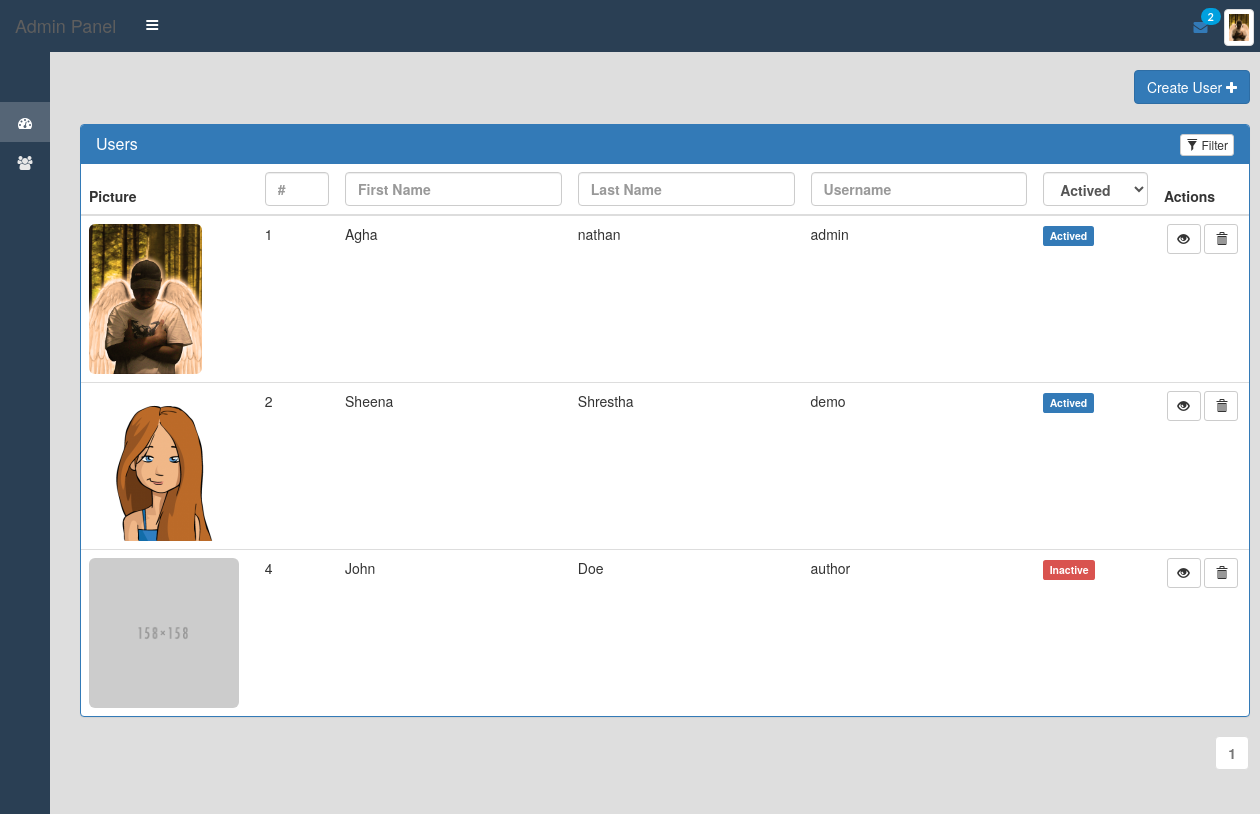
The page /page.php?page=users (signed in) on the database its author committed.
### tables this page shows
CREATE TABLE IF NOT EXISTS `users` (
  `id` int(11) NOT NULL AUTO_INCREMENT,
  `username` varchar(50) NOT NULL,
  `password` varchar(50) NOT NULL,
  `firstname` varchar(100) NOT NULL,
  `lastname` varchar(100) NOT NULL,
  `status` varchar(100) NOT NULL,
  `picture` varchar(100) NOT NULL,
  `department` varchar(100) NOT NULL,
  `hiredate` date NOT NULL,
  `birthdate` date NOT NULL,
  `gender` varchar(10) NOT NULL,
  `address` text NOT NULL,
  `email` varchar(100) NOT NULL,
  `phone` varchar(50) NOT NULL,
  PRIMARY KEY (`id`)
);

### pages/pagging.php (called while the page is built)
<?php
	$query = mysqli_query($con,"SELECT COUNT(*) jumData from users");
	$data = mysqli_fetch_array($query);
	$jumlahData = $data["jumData"];
	$dataperPage = 5;
	if(isset($_GET['hal'])) {
		$noPage= $_GET['hal'];
	} else {
		$noPage=1;
	}
	$offset = ($noPage-1)*$dataperPage;
?>

### pages/users.php (the view, shortened to what this page needs)
<?php
@include "./config/config.inc.php";
?>
<div class="container">
	<div class="row">
		<div class="pull-right" style="padding-bottom: 20px">
			<a data-toggle="modal" data-target="#usuario" href="#" class="btn btn-primary">Create User <i class="fa fa-plus"></i></a>
		</div>
	</div>
    <div class="row">
        <div class="panel panel-primary filterable">
            <div class="panel-heading">
                <h3 class="panel-title">Users</h3>
                <div class="pull-right">
                    <button class="btn btn-default btn-xs btn-filter"><span class="glyphicon glyphicon-filter"></span> Filter</button>
                </div>
            </div>
			<?php  include './pages/pagging.php'; ?>
            <table class="table">
                <thead>
                    <tr class="filters">
						<th><strong>Picture</strong></th>
                        <th><input type="text" class="form-control" placeholder="#" size="2"></th>
                        <th><input type="text" class="form-control" placeholder="First Name"></th>
                        <th><input type="text" class="form-control" placeholder="Last Name"></th>
                        <th><input type="text" class="form-control" placeholder="Username"></th>
						<th><select class="form-control" id="sel1"><option selected>Actived</option><option>Inactive</option></select></th>
						<th><strong>Actions</strong></th>
                    </tr>
                </thead>
                <tbody>
					<?php
					$SQLshow = mysqli_query($con,"SELECT id,
											username,
											firstname,
											lastname,
											status,
											picture
											FROM users
											ORDER BY id ASC limit $offset, $dataperPage");
					while($row = mysqli_fetch_array($SQLshow)){
					?>
                    <tr>
						<td><img src="./profile/<?php echo $row[picture]; ?>" style="height:150px;" class="img-rounded img-responsive" draggable="false"></td>
                        <td><?php echo $row[id]; ?></td>
                        <td><?php echo $row[firstname]; ?></td>
                        <td><?php echo $row[lastname]; ?></td>
                        <td><?php echo $row[username]; ?></td>
						<?php
						if ($row[status]=="Actived") {
							echo "<td><span class=\"label label-primary\">$row[status]</span></td>";
						} else {
							echo "<td><span class=\"label label-danger\">$row[status]</span></td>";
						}
						?>
						<td>
							<center>
								<a href="./page.php?page=showuser&id=<?php echo $row[id]; ?>">
									<button type="button" class="btn btn-default btn-sm"><span class="glyphicon glyphicon-eye-open"></span></button>
								</a>
								<a href="#" OnClick="FunctionDelete(<?php echo $row[id]; ?>)">
									<button type="button" class="btn btn-default btn-sm"><span class="glyphicon glyphicon-trash"></span></button>
								</a>
							</center>
						</td>
                    </tr>
					<?php
					}
					?>
                </tbody>
            </table>
			<nav class="pull-right">
				<ul class="pagination">
					<?php include './pages/view_page.php';?>
				</ul>
			</nav>
        </div>
    </div>
</div>

### page.php (shortened to what this page needs)
<?php
@include "./config/config.inc.php";
$page = $_GET['page'];
?>
<!DOCTYPE html>
<html>
<head>
<link href="./bootstrap-3.3.7/css/bootstrap.min.css" rel="stylesheet" id="bootstrap-css">
</head>
<body>
<link href="./font-awesome-4.7.0/css/font-awesome.min.css" rel="stylesheet" media="screen">
<nav class="navbar navbar-default navbar-fixed-top topbar">
	<div class="container-fluid">
		<div class="navbar-header">
			<a href="#" class="navbar-brand">
				<span class="hidden-xs">Admin Panel</span>
			</a>
			<p class="navbar-text">
				<a href="#" class="sidebar-toggle">
                       <i class="fa fa-bars"></i>
                   </a>
			</p>
		</div>
		<div class="navbar-collapse collapse" id="navbar-collapse-main">
			<ul class="nav navbar-nav navbar-right">
                   <li>
						<button class="navbar-btn">
							<a href="./page.php?page=dashboard"><i class="fa fa-envelope"></i></a>
							<?php
								$query = mysqli_query($con,"SELECT COUNT(*) jumData from chatz");
								$data = mysqli_fetch_array($query);
								$jumlahData = $data["jumData"];
								echo "<span class=\"badge badge-info\">".$jumlahData."</span>";
							?>
						</button>
                   </li>
				<li class="dropdown">
					<button class="navbar-btn" data-toggle="dropdown">
						<img src="./profile/<?php echo $_SESSION[picture]; ?>" width="30px" class="img-thumbnail">
					</button>
				</li>
			</ul>
		</div>
	</div>
</nav>
<article class="wrapper">
    <aside class="sidebar">
        <ul class="sidebar-nav">
		    <li class="active"><a href="./page.php?page=dashboard"><i class="fa fa-dashboard"></i> <span>Dashboard</span></a></li>
		    <li><a href="./page.php?page=users"><i class="fa fa-users"></i><span>Users</span></a></li>
	    </ul>
    </aside>
    <section class="main">
        <section class="tab-content">
			<section class="tab-pane active fade in content" id="content">
			<?php
				if ($page=='dashboard'){
					@include './pages/dashboard.php';
				} elseif ($page=='users'){
					@include './pages/users.php';
				} elseif ($page=='showuser'){
					@include './pages/showuser.php';
				} elseif ($page=='deleuser'){
					@include './pages/deleuser.php';
				}
			?>
			</section>
		</section>
	</section>
</article>
</body>
</html>

### pages/view_page.php (shortened to what this page needs)
<?php
$jumPage=ceil($jumlahData / $dataperPage);
for($page = 1; $page <= $jumPage; $page++) {
	if ((($page >= $noPage - 3) && ($page <= $noPage + 3)) || ($page == 1) || ($page == $jumPage)) {
		if ($page == $noPage){
			echo '<li class="disabled">';
			echo " <a href='#'><b>".$page."</b></a> ";
			echo '</li>';
		} else {
			echo '<li>';
			echo "<a href='./page.php?page=users&hal=".$page."'>".$page."</a>";
			echo '</li>';
		}
	}
}
?>

### page.php (style rules this page uses)
body { background-color: #dedede; }
.topbar { background: #2A3F54; border-color: #2A3F54; border-radius: 0px; }
.topbar .navbar-header a { color: #ffffff; }
.wrapper { padding-left: 0px; -webkit-transition: all 0.5s ease; -moz-transition: all 0.5s ease; -o-transition: all 0.5s ease; transition: all 0.5s ease; }
.sidebar { z-index: 1000; position: fixed; top: 50px; left: -50px; width: 50px; height: 100%; overflow-y: auto; background: #2A3F54; color: #ffffff; -webkit-transition: all 0.5s ease; -moz-transition: all 0.5s ease; -o-transition: all 0.5s ease; transition: all 0.5s ease; }
.main { width: 100%; position: relative; padding-bottom:20px; }
.sidebar-nav { position: absolute; top: 52px; width: 50px; margin: 0; padding: 0; list-style: none; }
.sidebar-nav li { line-height: 40px; }
.sidebar-nav li a { display: block; text-decoration: none; color: #e8e8e8; padding: 0; text-align:center; }
.sidebar-nav li a:hover, .sidebar-nav li.active a { text-decoration: none; color: #fff; background: #fff; background: rgba(255,255,255,0.2); }
.content { margin-top: 70px; padding: 0 30px; }
@media (min-width:992px) { .wrapper { padding-left: 50px; } }
@media (min-width:992px) { .sidebar { left: 0; width: 50px; } }
.navbar-btn { background: none; border: none; height: 35px; min-width: 35px; color: #fff; }
.navbar-text { margin-top: 14px; margin-bottom: 14px; }
@media (min-width: 768px) { .navbar-text { float: left; margin-left: 15px; margin-right: 15px; } }
.filterable .panel-heading .pull-right { margin-top: -20px; }
.badge { position: absolute; top: 8px; right: -3px; }
.badge-info { background: #00a0df; font-family: 'Lato', sans-serif; font-size: 11px; }

### rows shown on the page
users: picture (picture), id "1", firstname "Agha", lastname "nathan", username "admin", status "Actived"
users: picture (picture), id "2", firstname "Sheena", lastname "Shrestha", username "demo", status "Actived"
users: picture (placeholder picture), id "4", firstname "John", lastname "Doe", username "author", status "Inactive"

### other values the page prints
$jumlahData "2"
